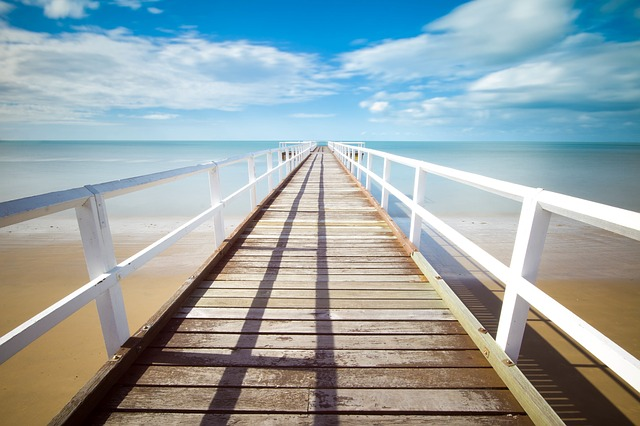
%> input picture naloga2/pier.jpg, 640 x 426 px
$ octave --eval "nal2;"   (GNU Octave 9; MATLAB toolbox functions it lacks are replaced by stand-ins)
%> lines starting %> are read from the running program, lines starting %| are printed output that depends on the picture
#naloga2
function nal2()
  pkg load image
  #naloga a PRAVILNA
  #A = rgb2gray(imread('museum.jpg'));
  #imgder(A,2.5);
  #[Imag, Idir] = gradient_magnitude(A,2);
  #figure(1);
  #subplot(1,3,1);
  #imagesc(A); colormap gray;
  #subplot(1,3,2);
  #imagesc(Imag); colormap gray;
  #subplot(1,3,3);
  #imagesc(Idir); colormap gray;

  #naloga b pravilna
  #A = rgb2gray(imread('museum.jpg'));
  #figure(2);
  #x=1
  #for i = 0:5:25
  #  subplot(2,3,x)
  #  bin_im = edges_simple(A,2.5,i+0.1);
  #  imagesc(bin_im); colormap gray;
  #  x++;
  #endfor

  #naloga c pravilna
  #nalogaC();

  #dodaten haris delujeta oba
  #dela z rectangle, haris z sigmo 3 ?
  #A = rgb2gray(imread('rectangle.png')*255);
  B = rgb2gray(imread('pier.jpg'));
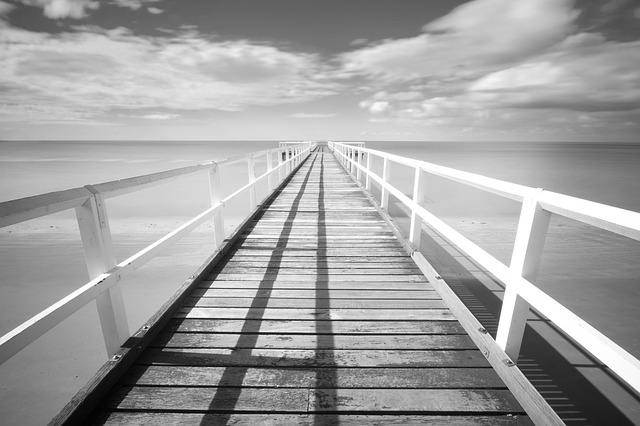
%> B: size 426x640 uint8; min 2, max 255, mean 160.6
  #harris_edge_kvadrat(A,1);
  harris_edge_pier(B,3);
  endfunction
function derfunc=gaussdx(sigma)
  x = -round(3.0*sigma):round(3.0*sigma);
  #TO JE PRAV
  g = -(x./exp(x.^2/(2*sigma^2)))/(sigma^3*sqrt(2*pi));
  #IDK KAKO NORMALIZIRAT A DELA PRAVILNO TKO DA IDK
  [Y,X] = meshgrid(x,x);
  derfunc = g;
endfunction

function [g, x] = gauss(sigma)
x = -round(3.0*sigma):round(3.0*sigma);
[Y,X] = meshgrid(x,x);
g = (1/(sqrt(2*pi*sigma)))*exp(-(X.^2+Y.^2)/(2*sigma^2) );
g = g / sum(g) ; % normalisation
endfunction

function [Ix, Iy] = imgder(I,sigma)
%> called with sigma = 3
  [G,x1] = gauss(sigma);
  D = gaussdx(sigma);
  Ix = conv2(conv2(I,G','same'),D','same');
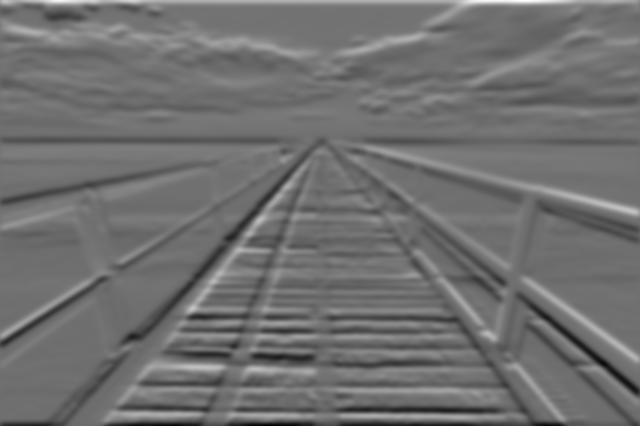
%> Ix: size 426x640 double; min -22.29, max 28.31, mean 0; drawn with min black and max white
  Iy = conv2(conv2(I,G,'same'),D,'same');
  #figure(2);
  #subplot(1,2,1);
  #imshow(Ix); colormap gray;
  #subplot(1,2,2);
  #imshow(Iy); colormap gray;

endfunction

% [30 lines left out: functions gradient_magnitude, edges_simple, nalogaC, not called in this run]

function A = nonmaxima_suppression(A, n)

    valid = ((ordfilt2(A, (n * 2 + 1) ^ 2, true(n * 2 + 1))) == A);
    A(~valid) = 0;

endfunction
% [23 lines left out: function harris_edge_kvadrat, not called in this run]

function harris_edge_pier(im,sigma)
  g = gauss(sigma);
  [dx,dy] = imgder(im,sigma);
  #Ix = conv2(im,dx,'same');
  #Iy = conv2(im,dy,'same');
  Ix2 = conv2(dx.^2,g,'same');
  Iy2 = conv2(dy.^2,g,'same');
  Ixy = conv2(dx.*dy,g,'same');
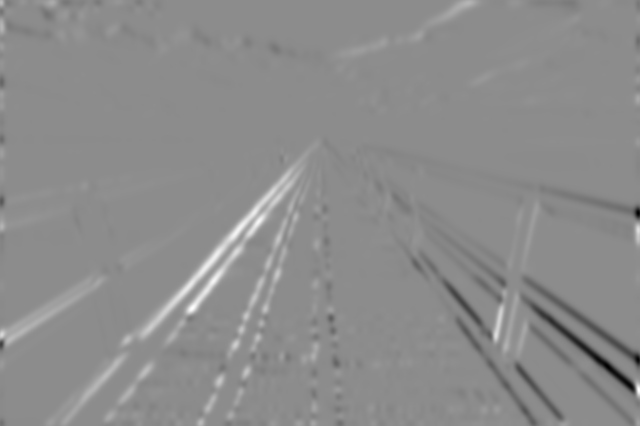
%> Ixy: size 426x640 double; min -195.4, max 159.5, mean 0.3; drawn with min black and max white
  #imshow(corenrs_from_gradient);
  hrs = (Ix2 .* Iy2 - Ixy .^2) - 0.05* (Ix2 + Iy2).^2;
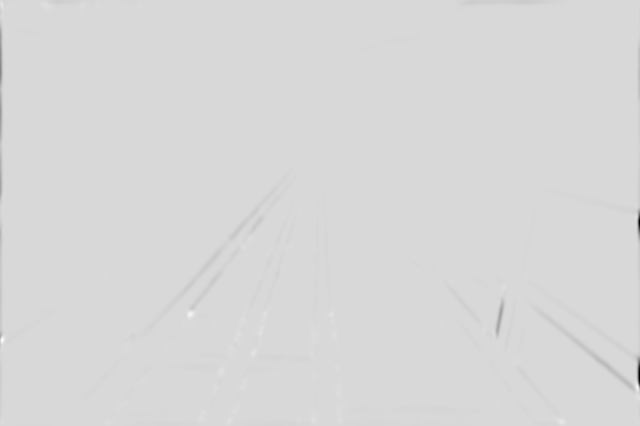
%> hrs: size 426x640 double; min -54225.4, max 9563.1, mean -114.7; drawn with min black and max white
  #[Igrad, Imag] = gradient_magnitude(hrs,sigma);
  #z 3 narlepsi rezultat
  hrs_fin = nonmaxima_suppression(hrs,1);
%> in nonmaxima_suppression, `valid = ((ordfilt2(A, (n * 2 + 1) ^ 2, true(n * 2 + 1))) == A);`:
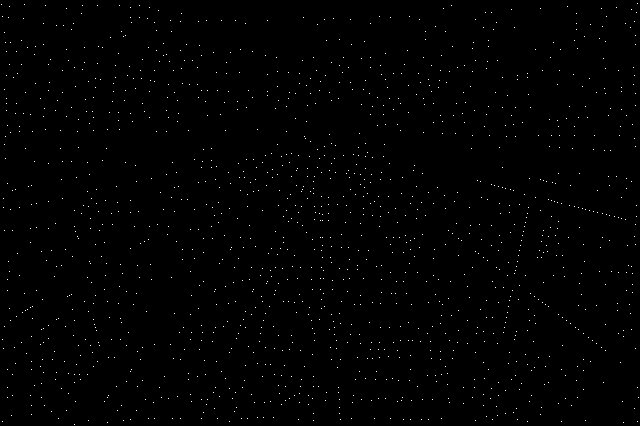
%> valid: size 426x640 logical; 0.57% white in thin lines or dots
  hold on;
  hrs_fin = (hrs_fin == hrs) & (hrs_fin > 7);
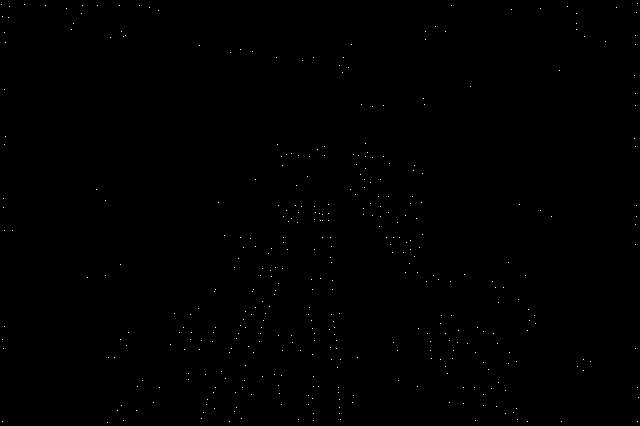
%> hrs_fin: size 426x640 logical; 0.15% white in thin lines or dots
  [h_x,h_y] = find(hrs_fin);
%> h_x = 397 values from 4 to 423; h_y = 397 values from 2 to 639
  size(h_x)
%> ans = [397 1]
  size(h_y)
%> ans = [397 1]
%> `nal2;`:
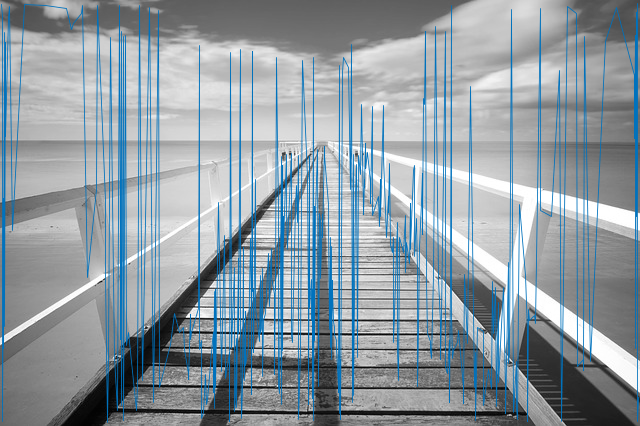
%> figure redrawn from the program's plot data
  hold on;
  imshow(im);
    plot(h_y,h_x,'+r',15);
  hold off;
endfunction

$ run again, with naloga2/bricks.jpg copied over naloga2/pier.jpg
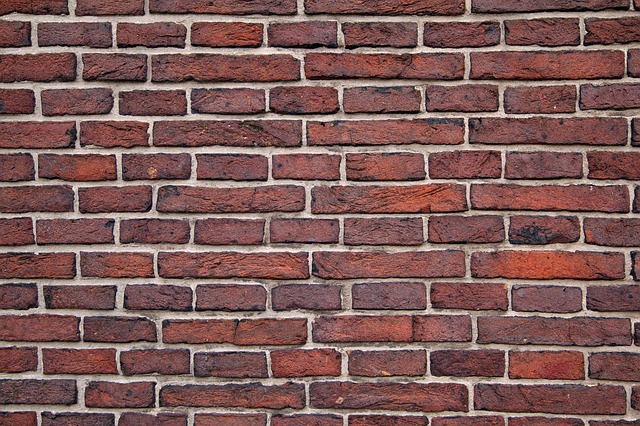
%> input picture naloga2/bricks.jpg, 640 x 426 px
%> in nonmaxima_suppression, `valid = ((ordfilt2(A, (n * 2 + 1) ^ 2, true(n * 2 + 1))) == A);`:
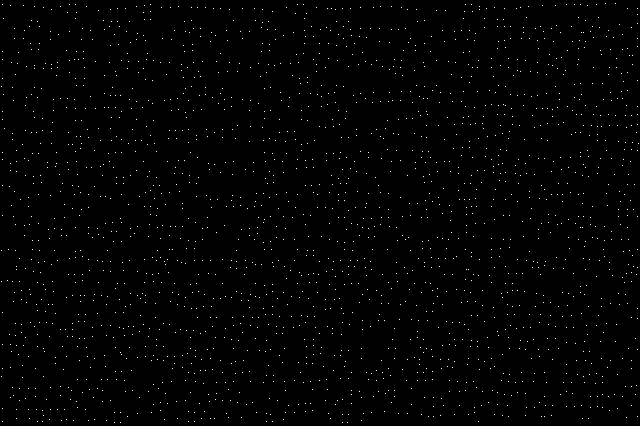
%> valid: size 426x640 logical; 0.84% white in thin lines or dots
%> hrs_fin: size 426x640 logical; 0.4% white in thin lines or dots
%> h_x = 1099 values from 5 to 423; h_y = 1099 values from 2 to 639
%> in harris_edge_pier, `size(h_x)`: ans = [1099 1]
%> `nal2;`:
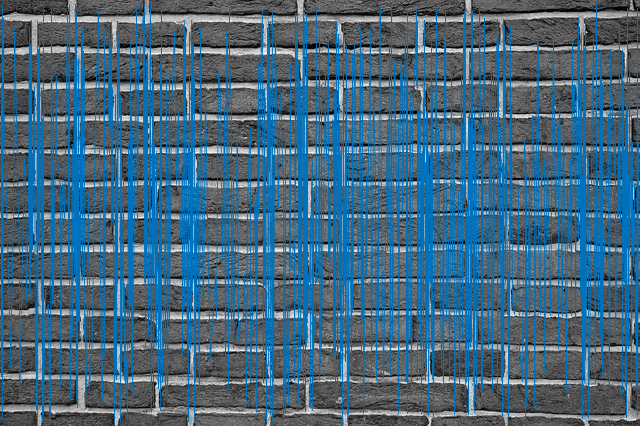
%> figure redrawn from the program's plot data
